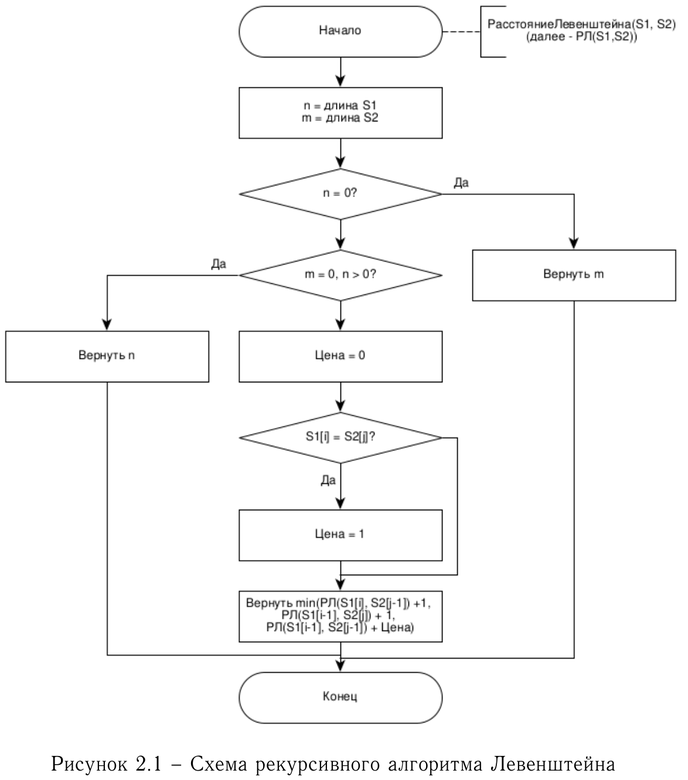
#> input picture lab_06/src/schema/ReportLab01.pdf_11.png, 688 x 780 px, shrunk from 1174 x 1330 before the run
$ python -i main.py   (imports and definitions only)
#> lines starting #> are read from the running program, lines starting #| are printed output that depends on the picture; after the words box and inside, x2 and y2 are one past the last pixel; in counts of white or black regions, pixels touching at a corner belong together
#> further down, picture is the input picture: shape (780, 688, 3); min 0, max 255, mean 248.7
import cv2
import numpy as np
import os
#import pytesseract
import os
os.environ["TESSDATA_PREFIX"] = "."
import easyocr
# [5 lines left out: function DrawContours, not called in this run]
def FindContours(image):
    gray = cv2.cvtColor(image, cv2.COLOR_BGR2GRAY)
    edges = cv2.Canny(gray, 50, 150)
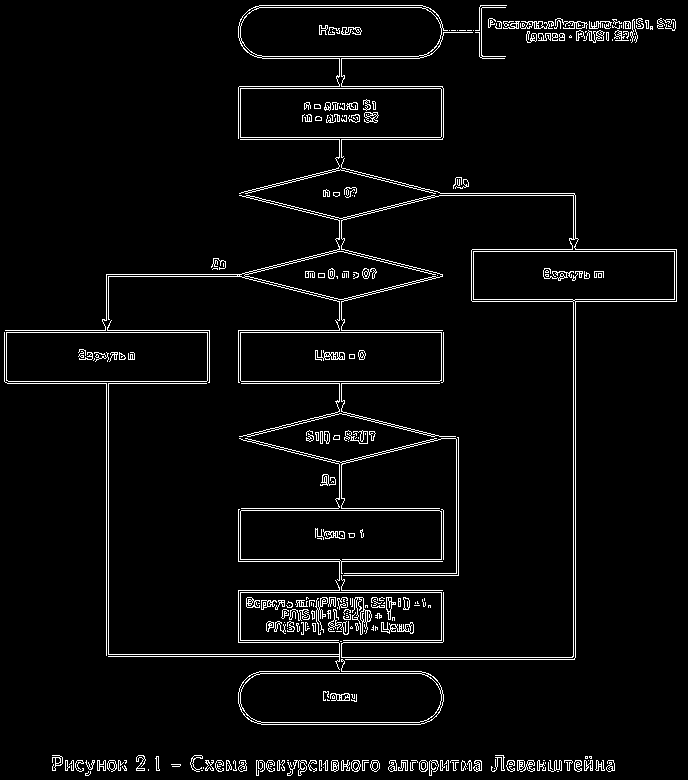
#> edges: shape (780, 688); 4.2% white in thin lines or dots
    contours, _ = cv2.findContours(edges, cv2.RETR_TREE, cv2.CHAIN_APPROX_SIMPLE)
#> contours = 789 contours, 590 with area under 20; largest, box (x1, y1, x2, y2) and area: (5, 139, 677, 660) 16877, (238, 659, 444, 725) 9950, (238, 5, 473, 158) 9932, (240, 88, 442, 138) 9848, (240, 332, 442, 382) 9847
    return contours
def Find4AngleContours(image):
    contours = FindContours(image)
    angle4_contours = []
    for contour in contours:
        epsilon = 0.01 * cv2.arcLength(contour, True)
        approx = cv2.approxPolyDP(contour, epsilon, True)
        area = cv2.contourArea(approx)
        image_area = image.shape[0] * image.shape[1]
        if len(approx) == 4 and area > 1e-3 * image_area:
            angle4_contours.append(approx)
#> this loop made 789 passes
#> (epsilon, area) on passes 16, 17, 19: (0.706, 31.5), (0.286, 26), (0.67, 30.5)
#> after the loop, angle4_contours = 7 contours; box (x1, y1, x2, y2) and area: (240, 332, 442, 382) 9724, (240, 88, 442, 138) 9724, (6, 332, 208, 382) 9700, (240, 88, 442, 138) 9601, (6, 332, 208, 382) 9578, (240, 332, 442, 382) 9502, (473, 251, 675, 300) 9401
    return angle4_contours

# [54 lines left out: functions FindIfContours, AnalyzeText, DebugImage, RunAll, not called in this run]

def ReadCorrect(fn):
    correct = {}
    with open(fn, "r") as f:
        for line in f:
            sp = line.split(",")
            correct[sp[0]] = int(sp[1])
    return correct
folder_dir = "./schema/"
res_dir = "./res/"
correct_fn = "errors.txt"
# [1 line that did not run here, left out]
# [1 line not run here, left out]
#DebugImage('report-23.pdf_12.png')

>>> import cv2
>>> picture = cv2.imread('schema/ReportLab01.pdf_11.png')
>>> result = Find4AngleContours(picture)
#> result has the same summary as angle4_contours in Find4AngleContours
